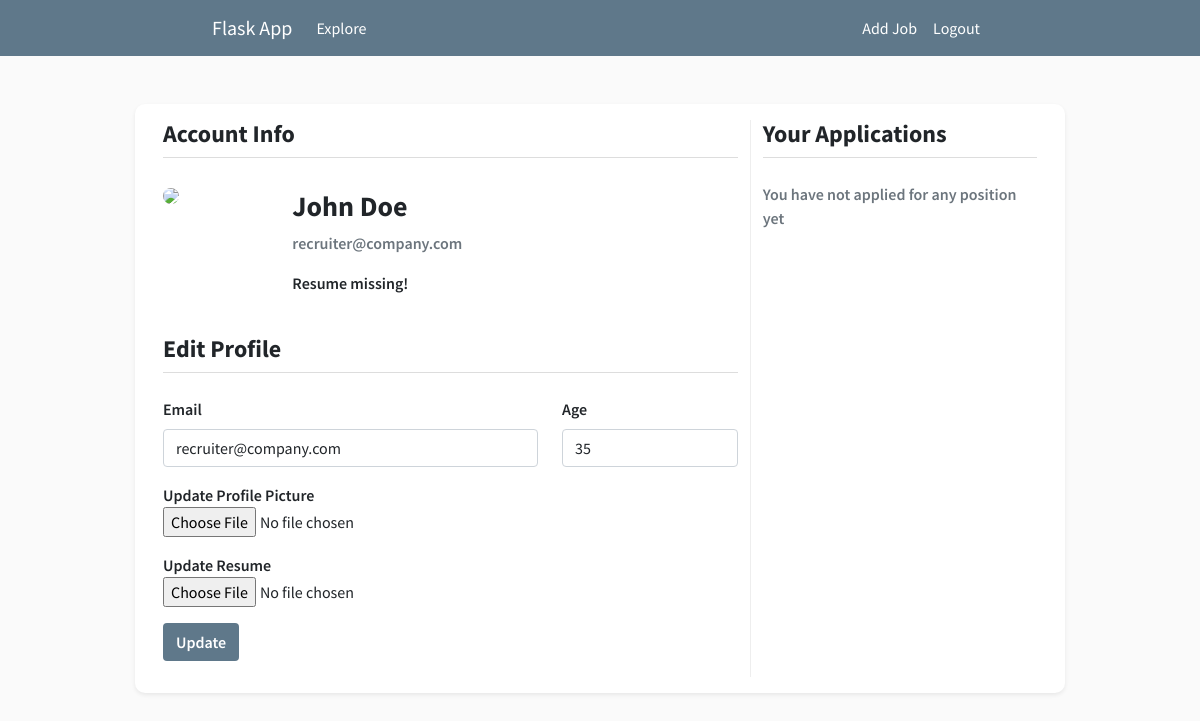
Page /account (signed in) on the committed database.
### app.py (models this page shows, shortened)
class User(db.Model, UserMixin):
	id = db.Column(db.Integer, primary_key = True)
	full_name = db.Column(db.String(40), nullable = False)
	email = db.Column(db.String(50), unique = True, nullable = False)
	age = db.Column(db.Integer, nullable = False)
	profile_picture = db.Column(db.String(30), nullable = False, default = 'default.png')
	resume = db.Column(db.String(30), nullable = False, default = '')
	password = db.Column(db.String(60), nullable = False)
	is_admin = db.Column(db.Boolean, nullable = False, default = False)
	applied_at = db.relationship('Job', secondary = user_job, backref = 'applicants')

### app.py (the view, shortened to what this page needs)
@app.route('/account', methods = ['GET', 'POST'])
@login_required
def account():
	form = UpdateProfileForm()
	if request.method == 'GET':
		form.email.data = current_user.email
		form.age.data = current_user.age
		applied_count = len(current_user.applied_at)
	image_path = url_for('static', filename = 'profile_pictures/' + current_user.profile_picture)
	return render_template('account.html', title = 'My Profile', image_path = image_path, form = form, applied_count = applied_count)

### forms.py (shortened to what this page needs)
class UpdateProfileForm(FlaskForm):
    email = StringField('Email', validators=[DataRequired()])
    age = IntegerField('Age', validators=[DataRequired()])
    profile_picture = FileField('Update Profile Picture', validators=[FileAllowed(['jpg', 'png'])])
    resume = FileField('Update Resume', validators=[FileAllowed(['pdf'])])
    update = SubmitField('Update')

### app.py (called while the page is built)
@login_manager.user_loader
def load_user(user_id):
	return User.query.get(int(user_id))

### templates/account.html (shortened to what this page needs)
{% extends 'layout.html' %}
{% block content %}
<div class="container">
<div class="col-md-10 offset-md-1 row profile-content shadow-sm mt-5 p-3">
	<div class="col-md-8">
	<h4><b>Account Info</b></h4>
	<div class="divider"></div>
	<div class="profile">
		<div class="profile-pic">
			<img class="pic" src="{{ image_path }}" width="100%" >
		</div>
		<div class="profile-info py-2 px-4">
			<h3><b>{{ current_user.full_name }}</b></h3>
			<p class="text-muted">{{ current_user.email }}</p>
			{% if current_user.resume == '' %}
				<p>Resume missing!</p>
			{% else %}
				<a id="view-resume" target="_blank" href="{{ url_for('static', filename='resumes/' + current_user.resume) }}">View Resume</a>
			{% endif %}
		</div>
	</div>
	<div id="edit-details" class="mt-3">
		<h4><b>Edit Profile</b></h4>
		<div class="divider"></div>
		<form method="POST" action="" enctype="multipart/form-data">
			<div class="mb-3 row">
				<div class="col-md-8">
					{{ form.email.label(class="form-label") }}
					{% if form.email.errors %}
						{{ form.email(class="form-control is-invalid") }}
						<div class="invalid-feedback">
							{% for error in form.email.errors %}
								<span>{{ error }}</span>
							{% endfor %}
						</div>
					{% else %}
						{{ form.email(class="form-control") }}
					{% endif %}
				</div>
				<div class="col-md-4">
					{{ form.age.label(class="form-label") }}
					{{ form.age(class="form-control") }}
				</div>
			</div>
			<div class="mb-3">
				{{ form.profile_picture.label() }}
				{{ form.profile_picture(class="form-control-file") }}
			</div>
			<div class="mb-3">
				{{ form.resume.label() }}
				{{ form.resume(class="form-control-file") }}
			</div>
			<div class="mb-3">
				{{ form.update(class="btn button-style") }}
			</div>
		</form>
	</div>
	</div>
	<div class="col-md-4 your-applications">
		<h4><b>Your Applications</b></h4>
		<div class="divider"></div>
		{% if applied_count == 0 %}
			<p class="text-muted">
				You have not applied for any position yet
			</p>
		{% else %}
			{% for application in current_user.applied_at %}
				<h5>
					<a href="{{ url_for('position', job_id = application.id) }}"> {{ application.role }} </a>
				</h5>
			{% endfor %}
		{% endif %}
	</div>
</div>
</div>
{% endblock content %}

### static/main.css (style rules this page uses)
body { background-color: #fafafa; font-family: 'Source Sans Pro', sans-serif; }
.form-content, .profile-content { background-color: #ffffff; border-radius: 10px; font-weight: 600; }
.button-style { background-color: #5f788a; color: #ffffff; font-weight: 600; }
.divider { height: 1px; background-color: #dddddd; margin-bottom: 3vh; }
.profile { display: flex; }
.profile-pic { flex: 1; }
.profile-info { flex: 4; }
.pic { border-radius: 50%; }
.your-applications { border-left: 1px solid #eeeeee; }

### rows in the picture
User: full_name "John Doe", email "recruiter@company.com", age "35"
